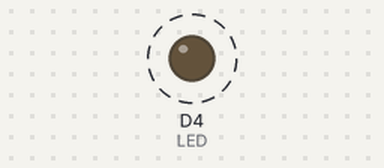
Simulated run of this sketch. Board: ESP8266 (NodeMCU). Shown: output pins drawn as LEDs (lit = HIGH). Dashed ring = blinking.

Above: at 0.5 s.
Timing chart, 0 to 4.6 s (numbered marks = the images above):
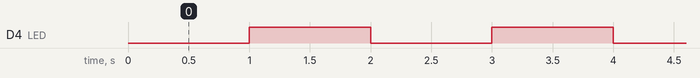

The sketch:

esp8266_primeiro_programa_no_nodemcu.ino
```cpp
/*
 *  Pratica 01
 *  Primeiro programa em ESP8266 ('blink')
 */

#define LED D4

void setup() {
  pinMode(LED, OUTPUT);     // INICIALIZA O LED DA PLACA COM SAÍDA
}

void loop() {
  digitalWrite(LED, LOW);   // O Led da placa está invertido na placa então LOW seria entrada alta nele
  delay(1000);              // Espera 1 segundo
  digitalWrite(LED, HIGH);  // do mesmo modo se der o comando HIGH ele entra com comando baixo no LED
  delay(1000);              // Espera 1 segundo
}
```

Measured:
- by itself, D4 (LED): alternates HIGH for 1.0 s and LOW for 1.0 s
